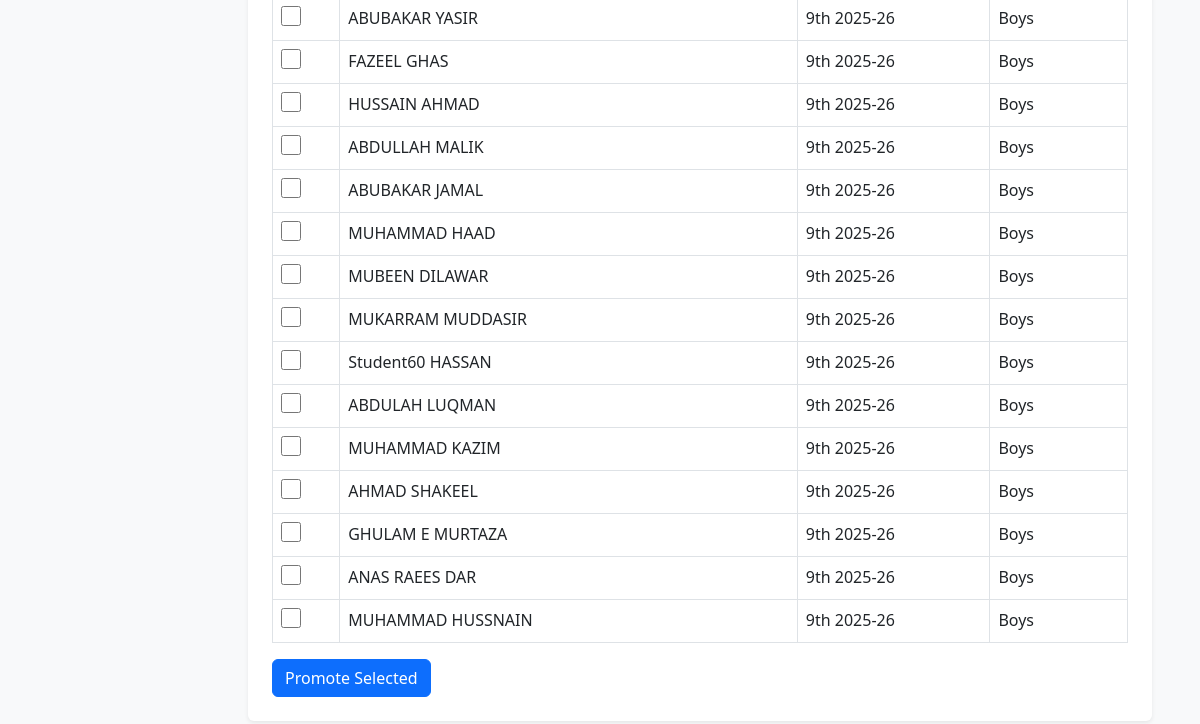
Page /promote_students/ (signed in, lower part) on the earlier database version.
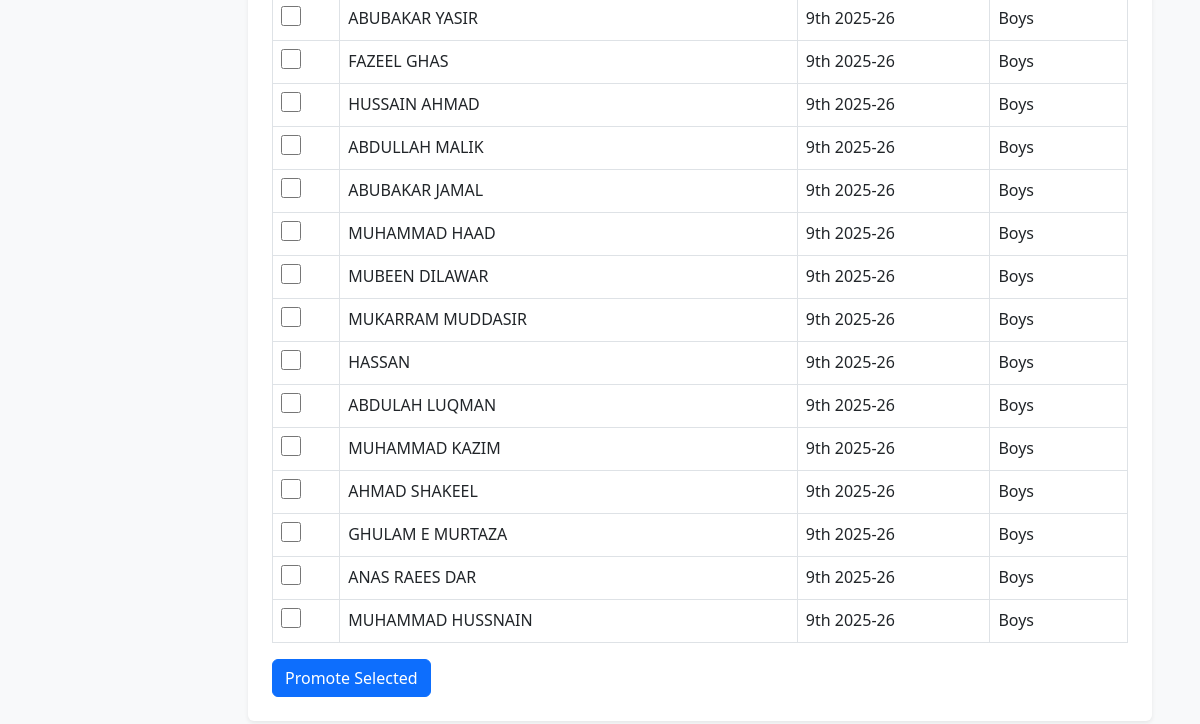
Same page on the later database version.
### bri/models.py (models this page shows, shortened)
class Student(models.Model):
    username = models.OneToOneField(Username, on_delete=models.CASCADE, related_name='student_profile')
    std_fname = models.CharField(max_length=20)
    std_lname = models.CharField(max_length=20)
    std_dob = models.DateField()
    std_roll = models.CharField(max_length=20)
    std_class = models.ForeignKey(Class, on_delete=models.CASCADE)
    guardian_name = models.CharField(max_length=100, blank=True)
    guardian_contact1 = PhoneNumberField(blank=True, null=True)
    guardian_contact2 = PhoneNumberField(blank=True, null=True)
    address = models.TextField(blank=True, null=True)
    std_section = models.ForeignKey(Section, on_delete=models.CASCADE, null=True, blank=True)
    gender = models.CharField(max_length=10)
    discount_amount = models.IntegerField(help_text="Discount amount in PKR")
    is_active = models.BooleanField(default=True)
    profile_picture = models.ImageField(upload_to='student_pics/', blank=True, null=True)
    bform = models.CharField(max_length=20, blank=True, null=True)
    created_at = models.DateTimeField(auto_now_add=True)
    class Meta:
        unique_together = ('std_class', 'std_roll')

class Class(models.Model):
    class_name = models.CharField(max_length=15)
    is_active = models.BooleanField(default=True)
    order = models.IntegerField(default=0)
    class Meta:
        ordering = ['order', 'class_name']

class Section(models.Model):
    std_section = models.CharField(max_length=10)
    class_name = models.ForeignKey(Class, on_delete=models.CASCADE, related_name="sections")
    is_active = models.BooleanField(default=True)
    order = models.IntegerField(default=0)
    class Meta:
        ordering = ['order', 'std_section']

### bri/views.py (the view, shortened to what this page needs)
# urls.py: path('promote_students/', views.promote_students, name='promote_students'),
@admin_required
def promote_students(request):
    class_list = Class.objects.all()
    filters = {
        'source_class': request.GET.get('source_class', ''),
        'source_section': request.GET.get('source_section', ''),
        'target_class': request.GET.get('target_class', ''),
        'target_section': request.GET.get('target_section', ''),
    }
    students = Student.objects.all()
    if filters['source_class'].isdigit():
        students = students.filter(std_class__id=int(filters['source_class']))
    if filters['source_section'].isdigit():
        students = students.filter(std_section__id=int(filters['source_section']))
    source_sections = Section.objects.filter(class_name_id=filters['source_class']) if filters['source_class'].isdigit() else []
    target_sections = source_sections  # initial assumption; dynamic fetch possible
    context = {
        'class_list': class_list,
        'source_sections': source_sections,
        'target_sections': target_sections,
        'filters': filters,
        'students': students,
    }
    return render(request, 'promote_students.html', context)

### bri/views.py (called while the page is built)
def admin_required(view_func):
    @wraps(view_func)
    def wrapper(request, *args, **kwargs):
        user_id = request.session.get('user_id')
        user_role = request.session.get('user_role')
        print(f"Admin check - user_id: {user_id}, user_role: {user_role}")
        if not user_id or user_role != 'admin':
            messages.error(request, "You need admin access to view this page.")
            return redirect('admin_dashboard')
        return view_func(request, *args, **kwargs)
    return wrapper

### bri/templates/promote_students.html (shortened to what this page needs)
<!DOCTYPE html>
<html lang="en">
<head>
  <link href="https://cdn.jsdelivr.net/npm/bootstrap@5.3.0/dist/css/bootstrap.min.css" rel="stylesheet">
  <link href="https://cdnjs.cloudflare.com/ajax/libs/font-awesome/6.0.0/css/all.min.css" rel="stylesheet">
</head>
<body>
  <div class="container-fluid">
    <div class="row">
          {% load static %}
      <div class="col-md-10 p-5">
        <div class="bg-white p-4 rounded shadow-sm">
<form method="POST" onsubmit="return confirm('Promote selected students to new class/section?');">
  <table class="table table-bordered">
    <tbody>
      {% if students %}
        {% for stud in students %}
          <tr>
            <td><input type="checkbox" name="selected_students" value="{{ stud.id }}" class="student-checkbox custom-checkbox" /></td>
            <td>{{ stud.std_fname }} {{ stud.std_lname }}</td>
            <td>{{ stud.std_class.class_name }}</td>
            <td>{{ stud.std_section.std_section }}</td>
          </tr>
        {% endfor %}
      {% else %}
        <tr><td colspan="4" class="text-center">No students found.</td></tr>
      {% endif %}
    </tbody>
  </table>
  <button type="submit" class="btn btn-primary">Promote Selected</button>
</form>
        </div>
      </div>
    </div>
  </div>
</body>
</html>

Differences in the rows shown:
changed Student "HASSAN": std_fname "Student60" → "HASSAN"; std_lname "HASSAN" → (not shown)
